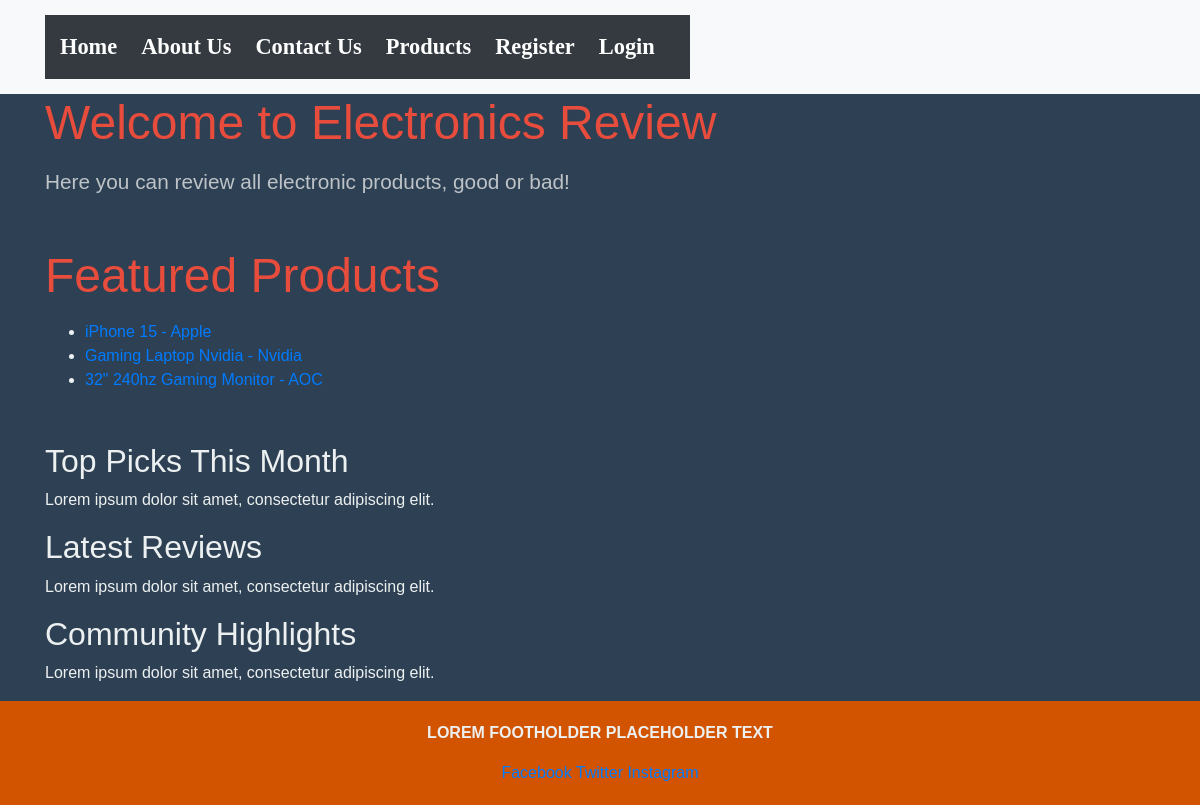
The page / on the database its author committed.
### ElectronicsReviewApp/models.py (models this page shows, shortened)
class Product(models.Model):
    price = models.DecimalField(max_digits=8, decimal_places=2)
    name = models.CharField(max_length=50)
    manufacturer = models.CharField(max_length=50)
    description = models.TextField(max_length=512)
    photo = models.ImageField(upload_to='img/', blank=True, null=True)
    category = models.CharField(max_length=50)  # new field to match brief
    release_date = models.DateField()  # new field to match brief

### ElectronicsReviewApp/views.py (the view)
# urls.py: 2. Add a URL to urlpatterns:  path('', views.home, name='home')
def home(request):
    featured_products = Product.objects.all()[:3]
    return render(request, 'ElectronicsReviewApp/home.html', {'featured_products': featured_products})

### ElectronicsReviewApp/templates/ElectronicsReviewApp/home.html (shortened to what this page needs)
{% extends 'base.html' %}
{% block content %}
    <section class="content-section">
        <h2>Welcome to Electronics Review</h2>
        <p>Here you can review all electronic products, good or bad!</p>
    </section>
    <section class="content-section">
        <h2>Featured Products</h2>
        {% if featured_products %}
            <ul>
                {% for product in featured_products %}
                    <li>
                        <a href="{% url 'product_detail' product_id=product.id %}">
                            {{ product.name }} - {{ product.manufacturer }}
                        </a>
                    </li>
                {% endfor %}
            </ul>
        {% else %}
            <p>No featured products available.</p>
        {% endif %}
    </section>
{% endblock %}

### ElectronicsReviewApp/static/css/custom-styles.css (style rules this page uses)
body { font-family: 'Raleway', sans-serif; background-color: #2e4053; color: #ecf0f1; }
.content-section { margin-bottom: 50px; }
.content-section h2 { font-size: 3em; margin-bottom: 15px; color: #e74c3c; }
.content-section p { font-size: 1.3em; color: #bdc3c7; }

### rows shown on the page
Product: name "iPhone 15", manufacturer "Apple"
Product: name "Gaming Laptop Nvidia", manufacturer "Nvidia"
Product: name "32\" 240hz Gaming Monitor", manufacturer "AOC"
